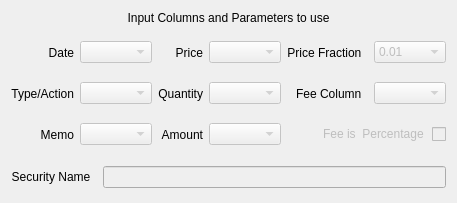
       <widget class="QWidget" name="tab_investment">
        <attribute name="title">
         <string>Investment</string>
        </attribute>
        <layout class="QVBoxLayout" name="verticalLayout_4">
         <item>
          <widget class="QLabel" name="labelInv_hdg">
           <property name="maximumSize">
            <size>
             <width>16777215</width>
             <height>20</height>
            </size>
           </property>
           <property name="text">
            <string>Input Columns and Parameters to use</string>
           </property>
           <property name="alignment">
            <set>Qt::AlignCenter</set>
           </property>
          </widget>
         </item>
         <item>
          <layout class="QGridLayout" name="gridLayout_4" rowminimumheight="35,35,35">
           <property name="topMargin">
            <number>4</number>
           </property>
           <property name="bottomMargin">
            <number>4</number>
           </property>
           <item row="0" column="0">
            <widget class="QLabel" name="labelInv_date">
             <property name="toolTip">
              <string comment="verb, Select column containing date field">Select column containing date field</string>
             </property>
             <property name="accessibleName">
              <string comment="column containing date field"/>
             </property>
             <property name="text">
              <string>Date</string>
             </property>
             <property name="alignment">
              <set>Qt::AlignRight|Qt::AlignTrailing|Qt::AlignVCenter</set>
             </property>
            </widget>
           </item>
           <item row="0" column="1">
            <widget class="KComboBox" name="comboBoxInv_dateCol">
             <property name="enabled">
              <bool>false</bool>
             </property>
             <property name="minimumSize">
              <size>
               <width>60</width>
               <height>0</height>
              </size>
             </property>
             <property name="maximumSize">
              <size>
               <width>100</width>
               <height>16777215</height>
              </size>
             </property>
             <property name="toolTip">
              <string comment="verb, Select column containing date field">Select column containing date field</string>
             </property>
            </widget>
           </item>
           <item row="0" column="2">
            <widget class="QLabel" name="labelInv_price">
             <property name="enabled">
              <bool>true</bool>
             </property>
             <property name="accessibleName">
              <string comment="column containing price field"/>
             </property>
             <property name="text">
              <string>Price</string>
             </property>
             <property name="alignment">
              <set>Qt::AlignRight|Qt::AlignTrailing|Qt::AlignVCenter</set>
             </property>
            </widget>
           </item>
           <item row="0" column="3">
            <widget class="KComboBox" name="comboBoxInv_priceCol">
             <property name="enabled">
              <bool>false</bool>
             </property>
             <property name="minimumSize">
              <size>
               <width>60</width>
               <height>0</height>
              </size>
             </property>
             <property name="maximumSize">
              <size>
               <width>100</width>
               <height>16777215</height>
              </size>
             </property>
             <property name="toolTip">
              <string comment="Select column containing price field">Select column containing price field</string>
             </property>
            </widget>
           </item>
           <item row="0" column="4">
            <widget class="QLabel" name="labelInv_priceFraction">
             <property name="accessibleName">
              <string comment="noun, conversion factor to align pricing in the imported file with KMM's internal prices. "/>
             </property>
             <property name="text">
              <string comment="noun, conversion fraction/multiplier to use to make compatible the csv pricing with KMM pricing.">Price Fraction  </string>
             </property>
             <property name="alignment">
              <set>Qt::AlignRight|Qt::AlignTrailing|Qt::AlignVCenter</set>
             </property>
            </widget>
           </item>
           <item row="0" column="5">
            <widget class="KComboBox" name="comboBoxInv_priceFraction">
             <property name="enabled">
              <bool>false</bool>
             </property>
             <property name="maximumSize">
              <size>
               <width>100</width>
               <height>16777215</height>
              </size>
             </property>
             <property name="toolTip">
              <string comment="verb, If necessary, select fraction/multiplier for compatibility between imported and stored prices, for instance, if one is in dollars and the other in cents.">If necessary, select fraction/multiplier for compatibility 
between imported and stored prices.  For instance, if 
the import price is in cents  but the file is priced in dollars,
select 0.01.</string>
             </property>
             <property name="accessibleName">
              <string notr="true"/>
             </property>
             <property name="accessibleDescription">
              <string notr="true"/>
             </property>
             <item>
              <property name="text">
               <string notr="true">0.01</string>
              </property>
             </item>
             <item>
              <property name="text">
               <string notr="true">0.1</string>
              </property>
             </item>
             <item>
              <property name="text">
               <string notr="true">1</string>
              </property>
             </item>
             <item>
              <property name="text">
               <string notr="true">10</string>
              </property>
             </item>
             <item>
              <property name="text">
               <string notr="true">100</string>
              </property>
             </item>
            </widget>
           </item>
           <item row="1" column="0">
            <widget class="QLabel" name="labelInv_type">
             <property name="accessibleName">
              <string comment="column containing investment type/action field"/>
             </property>
             <property name="text">
              <string comment="column containing investment type/action field">Type/Action</string>
             </property>
             <property name="alignment">
              <set>Qt::AlignRight|Qt::AlignTrailing|Qt::AlignVCenter</set>
             </property>
            </widget>
           </item>
           <item row="1" column="1">
            <widget class="KComboBox" name="comboBoxInv_typeCol">
             <property name="enabled">
              <bool>false</bool>
             </property>
             <property name="minimumSize">
              <size>
               <width>60</width>
               <height>0</height>
              </size>
             </property>
             <property name="maximumSize">
              <size>
               <width>100</width>
               <height>16777215</height>
              </size>
             </property>
             <property name="toolTip">
              <string comment="verb, Select column containing investment type field">Select column containing investment type field</string>
             </property>
             <property name="accessibleName">
              <string/>
             </property>
            </widget>
           </item>
           <item row="1" column="2">
            <widget class="QLabel" name="labelInv_quantity">
             <property name="enabled">
              <bool>true</bool>
             </property>
             <property name="accessibleName">
              <string comment="column containing quantity field"/>
             </property>
             <property name="text">
              <string>Quantity</string>
             </property>
             <property name="alignment">
              <set>Qt::AlignRight|Qt::AlignTrailing|Qt::AlignVCenter</set>
             </property>
            </widget>
           </item>
           <item row="1" column="3">
            <widget class="KComboBox" name="comboBoxInv_quantityCol">
             <property name="enabled">
              <bool>false</bool>
             </property>
             <property name="minimumSize">
              <size>
               <width>60</width>
               <height>0</height>
              </size>
             </property>
             <property name="maximumSize">
              <size>
               <width>100</width>
               <height>16777215</height>
              </size>
             </property>
             <property name="toolTip">
              <string comment="Select column containing quantity field">Select column containing quantity field</string>
             </property>
            </widget>
           </item>
           <item row="1" column="4">
            <widget class="QLabel" name="labelInv_feeCol">
             <property name="accessibleName">
              <string comment="column containing fee field"/>
             </property>
             <property name="layoutDirection">
              <enum>Qt::LeftToRight</enum>
             </property>
             <property name="text">
              <string comment="column containing fee field">Fee Column  </string>
             </property>
             <property name="alignment">
              <set>Qt::AlignRight|Qt::AlignTrailing|Qt::AlignVCenter</set>
             </property>
            </widget>
           </item>
           <item row="1" column="5">
            <widget class="KComboBox" name="comboBoxInv_feeCol">
             <property name="enabled">
              <bool>false</bool>
             </property>
             <property name="minimumSize">
              <size>
               <width>60</width>
               <height>0</height>
              </size>
             </property>
             <property name="maximumSize">
              <size>
               <width>100</width>
               <height>16777215</height>
              </size>
             </property>
             <property name="toolTip">
              <string comment="verb, If necessary, select column containing fee.  Warning. This might already have been incorporated into the price">If necessary, select column containing fee.  
Caution. This might already have been 
incorporated into the price</string>
             </property>
            </widget>
           </item>
           <item row="2" column="0">
            <widget class="QLabel" name="labelInv_memo">
             <property name="accessibleName">
              <string comment="column containing memo field"/>
             </property>
             <property name="text">
              <string>Memo</string>
             </property>
             <property name="alignment">
              <set>Qt::AlignRight|Qt::AlignTrailing|Qt::AlignVCenter</set>
             </property>
            </widget>
           </item>
           <item row="2" column="1">
            <widget class="KComboBox" name="comboBoxInv_memoCol">
             <property name="enabled">
              <bool>false</bool>
             </property>
             <property name="minimumSize">
              <size>
               <width>60</width>
               <height>0</height>
              </size>
             </property>
             <property name="maximumSize">
              <size>
               <width>100</width>
               <height>16777215</height>
              </size>
             </property>
             <property name="toolTip">
              <string comment="verb, Select column containing memo field. More than one column may be entered successively.">Select column containing memo field. More than one column may be entered successively.</string>
             </property>
            </widget>
           </item>
           <item row="2" column="2">
            <widget class="QLabel" name="labelInv_amount">
             <property name="enabled">
              <bool>true</bool>
             </property>
             <property name="text">
              <string comment="column for monetary value">Amount</string>
             </property>
             <property name="alignment">
              <set>Qt::AlignRight|Qt::AlignTrailing|Qt::AlignVCenter</set>
             </property>
            </widget>
           </item>
           <item row="2" column="3">
            <widget class="KComboBox" name="comboBoxInv_amountCol">
             <property name="enabled">
              <bool>false</bool>
             </property>
             <property name="minimumSize">
              <size>
               <width>60</width>
               <height>0</height>
              </size>
             </property>
             <property name="toolTip">
              <string comment="Select column containing amount field">Select column containing amount field</string>
             </property>
             <property name="accessibleName">
              <string comment="column containing amount field"/>
             </property>
             <property name="currentIndex">
              <number>-1</number>
             </property>
             <property name="minimumContentsLength">
              <number>0</number>
             </property>
            </widget>
           </item>
           <item row="2" column="4" colspan="2">
            <widget class="QCheckBox" name="checkBoxInv_feeType">
             <property name="enabled">
              <bool>false</bool>
             </property>
             <property name="toolTip">
              <string comment="verb, Check box if any fee is a percentage figure rather than a value">Check if any fee is a percentage figure rather than a value</string>
             </property>
             <property name="accessibleName">
              <string comment="select if fee is a percentage (not value)"/>
             </property>
             <property name="layoutDirection">
              <enum>Qt::RightToLeft</enum>
             </property>
             <property name="text">
              <string comment="select if fee is a percentage (not value)">Fee is  Percentage </string>
             </property>
            </widget>
           </item>
          </layout>
         </item>
         <item>
          <layout class="QHBoxLayout" name="horizontalLayout_3">
           <property name="topMargin">
            <number>4</number>
           </property>
           <property name="bottomMargin">
            <number>4</number>
           </property>
           <item>
            <widget class="QLabel" name="labelInv_security">
             <property name="minimumSize">
              <size>
               <width>0</width>
               <height>20</height>
              </size>
             </property>
             <property name="maximumSize">
              <size>
               <width>16777215</width>
               <height>20</height>
              </size>
             </property>
             <property name="accessibleName">
              <string comment="name of security"/>
             </property>
             <property name="text">
              <string>Security Name  </string>
             </property>
             <property name="alignment">
              <set>Qt::AlignRight|Qt::AlignTrailing|Qt::AlignVCenter</set>
             </property>
            </widget>
           </item>
           <item>
            <widget class="KLineEdit" name="lineEditInv_securityName">
             <property name="enabled">
              <bool>false</bool>
             </property>
             <property name="maximumSize">
              <size>
               <width>16777215</width>
               <height>25</height>
              </size>
             </property>
             <property name="toolTip">
              <string comment="verb, Enter name of security">Enter name of security</string>
             </property>
            </widget>
           </item>
          </layout>
         </item>
        </layout>
       </widget>
